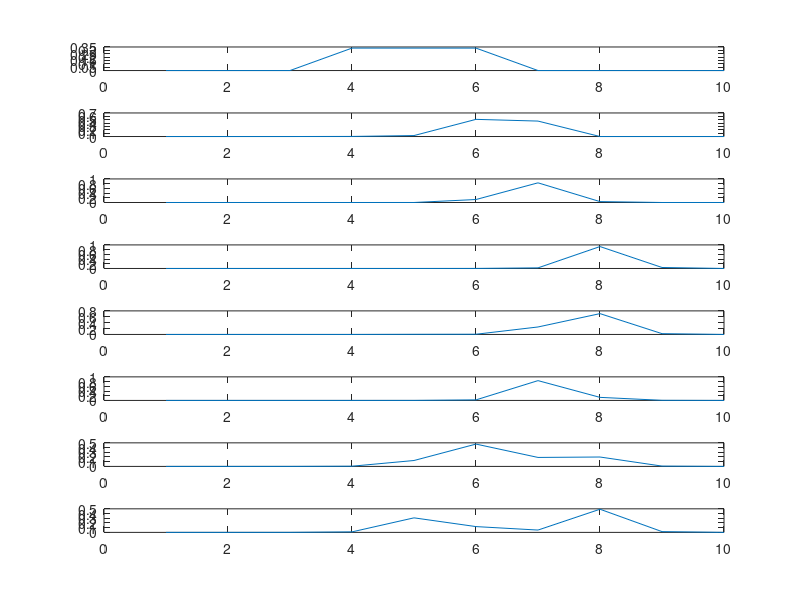

Reproduce this figure in MATLAB.
clear;
Nsteps = 7; % number of time steps
Nstates = 10;   % number of states

% probabilities for motion model
pRR = 0.9;  % move right command and end up advancing
pRS = 0.1;  % move right command but end up staying
pLL = 0.8;  % move left command and end up retracting
pLS = 0.2;  % move left command but end up staying

% probabilities for sensor model
pCP = 0.9;  % correct positive
pFN = 0.1;  % false negative
pCN = 0.95;  % correct negative
pFP = 0.05;  % false positive

% locations of wall
W = [2,6,7];

% sequence of actions
U = [1,1,1,-1,0,-1,0];    % from u_0 to u_6
  
%% simulated motion
x = zeros(Nsteps,1);
x(1) = randi([4, 6]);   % initial position, random between (including) 3 and 5

% measurement model for the initial position
if ismember(x(1),W)
    if rand < pCP
        Z(1) = 1;
    else
        Z(1) = 0;
    end
else
    if rand < pCN
        Z(1) = 0;
    else
        Z(1) = 1;
    end
end

% running simulaion to generate robot motion
for k = 1:Nsteps-1
    if U(k) == 1 
        if rand < pRR
            x(k+1) = x(k) + 1;  % advance to right
        else
            x(k+1) = x(k);
        end
    elseif U(k) == -1
        if rand < pLL
            x(k+1) = x(k) - 1;  % advance to right
            if x(k+1) < 1
                x(k+1) = 1;
            end
        else
            x(k+1) = x(k);
        end
    else
        x(k+1) = x(k);
    end

    % measurement model 
    if ismember(x(k+1),W)
        if rand < pCP
            Z(k+1) = 1;
        else
            Z(k+1) = 0;
        end
    else
        if rand < pCN
            Z(k+1) = 0;
        else
            Z(k+1) = 1;
        end
    end

end

%% Bayes Filter
% initialization of a (batch) belief
bel = zeros(Nsteps+1,Nstates);
% bel(xi_0) is one of {3,4,5} with equal probability
bel(1,4:6) = 1/3;

inv_eta = 0;    % the variable for 1/eta
% initialization of a (batch) bar_belief
brbel = zeros(Nsteps,Nstates);

% the main loop
for k = 1:Nsteps
    % prediction step, i.e. computing bar_belief using the motion model
    for i = 1:Nstates
        % Initialize predicted belief
        brbel(k,i) = 0;
        if U(k) == 1  % Move right
            if i > 1
                brbel(k,i) = brbel(k,i) + pRR * bel(k,i-1);
            end
            brbel(k,i) = brbel(k,i) + pRS * bel(k,i);
        elseif U(k) == -1  % Move left
            if i < Nstates
                brbel(k,i) = brbel(k,i) + pLL * bel(k,i+1);
            end
            brbel(k,i) = brbel(k,i) + pLS * bel(k,i);
        elseif U(k) == 0  % Stay
            brbel(k,i) = bel(k,i);
        end
    end

    % correction step, i.e. computing belief using the sensor output
    for i = 1:Nstates
        if ismember(i, W)
            if Z(k) == 1
                bel(k+1,i) = pCP * brbel(k,i);  % correct positive
            else
                bel(k+1,i) = pFN * brbel(k,i);  % false negative
            end
        else
            if Z(k) == 1
                bel(k+1,i) = pFP * brbel(k,i);  % false positive
            else
                bel(k+1,i) = pCN * brbel(k,i);  % correct negative
            end
        end
        inv_eta = inv_eta + bel(k+1,i);
    end
    % normalize belief using inverse of eta
    bel(k+1,:) = bel(k+1,:)/inv_eta;
    % reset the inv_eta for the next time step
    inv_eta = 0;
end

figure;
for i = 1:Nsteps+1
    subplot(Nsteps+1,1,i);plot(bel(i,:));
end

[~, most_likely_k6] = max(bel(7,:));
[~, most_likely_k7] = max(bel(8,:));
fprintf('Most likely position at k=6 is %d\n', most_likely_k6);
fprintf('Most likely position at k=7 is %d\n', most_likely_k7);
